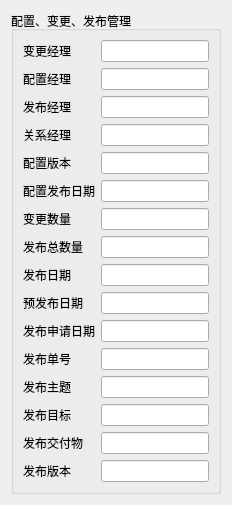
              <widget class="QWidget" name="tab_8">
               <attribute name="title">
                <string>服务过程管理信息1</string>
               </attribute>
               <layout class="QGridLayout" name="gridLayout_33">
                <item row="0" column="0">
                 <widget class="QGroupBox" name="Config">
                  <property name="title">
                   <string>配置、变更、发布管理</string>
                  </property>
                  <layout class="QGridLayout" name="gridLayout_22">
                   <item row="0" column="0">
                    <widget class="QLabel" name="modifyManagerLabel">
                     <property name="text">
                      <string>变更经理</string>
                     </property>
                    </widget>
                   </item>
                   <item row="0" column="1">
                    <widget class="QLineEdit" name="modifyManagerText"/>
                   </item>
                   <item row="1" column="0">
                    <widget class="QLabel" name="configManagerLabel">
                     <property name="text">
                      <string>配置经理</string>
                     </property>
                    </widget>
                   </item>
                   <item row="1" column="1">
                    <widget class="QLineEdit" name="configManagerText"/>
                   </item>
                   <item row="2" column="0">
                    <widget class="QLabel" name="releaseManagerLabel">
                     <property name="text">
                      <string>发布经理</string>
                     </property>
                    </widget>
                   </item>
                   <item row="2" column="1">
                    <widget class="QLineEdit" name="releaseManagerText"/>
                   </item>
                   <item row="3" column="0">
                    <widget class="QLabel" name="relatedManagerLabel">
                     <property name="text">
                      <string>关系经理</string>
                     </property>
                    </widget>
                   </item>
                   <item row="3" column="1">
                    <widget class="QLineEdit" name="relatedManagerText"/>
                   </item>
                   <item row="4" column="0">
                    <widget class="QLabel" name="configVersionLabel">
                     <property name="text">
                      <string>配置版本</string>
                     </property>
                    </widget>
                   </item>
                   <item row="4" column="1">
                    <widget class="QLineEdit" name="configVersionText"/>
                   </item>
                   <item row="5" column="0">
                    <widget class="QLabel" name="configReleaseDateLabel">
                     <property name="text">
                      <string>配置发布日期</string>
                     </property>
                    </widget>
                   </item>
                   <item row="5" column="1">
                    <widget class="QLineEdit" name="configReleaseDateText"/>
                   </item>
                   <item row="6" column="0">
                    <widget class="QLabel" name="changesLabel">
                     <property name="text">
                      <string>变更数量</string>
                     </property>
                    </widget>
                   </item>
                   <item row="6" column="1">
                    <widget class="QLineEdit" name="changesText"/>
                   </item>
                   <item row="7" column="0">
                    <widget class="QLabel" name="releasesLabel">
                     <property name="text">
                      <string>发布总数量</string>
                     </property>
                    </widget>
                   </item>
                   <item row="7" column="1">
                    <widget class="QLineEdit" name="releasesText"/>
                   </item>
                   <item row="8" column="0">
                    <widget class="QLabel" name="ConfigReleaseDateLabel">
                     <property name="text">
                      <string>发布日期</string>
                     </property>
                    </widget>
                   </item>
                   <item row="8" column="1">
                    <widget class="QLineEdit" name="ConfigReleaseDateText"/>
                   </item>
                   <item row="9" column="0">
                    <widget class="QLabel" name="ConfigPreReleaseDateLabel">
                     <property name="text">
                      <string>预发布日期</string>
                     </property>
                    </widget>
                   </item>
                   <item row="9" column="1">
                    <widget class="QLineEdit" name="ConfigPreReleaseDateText"/>
                   </item>
                   <item row="10" column="0">
                    <widget class="QLabel" name="applicationDateLabel">
                     <property name="text">
                      <string>发布申请日期</string>
                     </property>
                    </widget>
                   </item>
                   <item row="10" column="1">
                    <widget class="QLineEdit" name="applicationDateText"/>
                   </item>
                   <item row="11" column="0">
                    <widget class="QLabel" name="SNLabel">
                     <property name="text">
                      <string>发布单号</string>
                     </property>
                    </widget>
                   </item>
                   <item row="11" column="1">
                    <widget class="QLineEdit" name="SNText"/>
                   </item>
                   <item row="12" column="0">
                    <widget class="QLabel" name="subjectLabel">
                     <property name="text">
                      <string>发布主题</string>
                     </property>
                    </widget>
                   </item>
                   <item row="12" column="1">
                    <widget class="QLineEdit" name="subjectText"/>
                   </item>
                   <item row="13" column="0">
                    <widget class="QLabel" name="targetLabel">
                     <property name="text">
                      <string>发布目标</string>
                     </property>
                    </widget>
                   </item>
                   <item row="13" column="1">
                    <widget class="QLineEdit" name="targetText"/>
                   </item>
                   <item row="14" column="0">
                    <widget class="QLabel" name="itemLabel">
                     <property name="text">
                      <string>发布交付物</string>
                     </property>
                    </widget>
                   </item>
                   <item row="14" column="1">
                    <widget class="QLineEdit" name="itemText"/>
                   </item>
                   <item row="15" column="0">
                    <widget class="QLabel" name="releaseVersionLabel">
                     <property name="text">
                      <string>发布版本</string>
                     </property>
                    </widget>
                   </item>
                   <item row="15" column="1">
                    <widget class="QLineEdit" name="releaseVersionText"/>
                   </item>
                  </layout>
                 </widget>
                </item>
               </layout>
              </widget>
